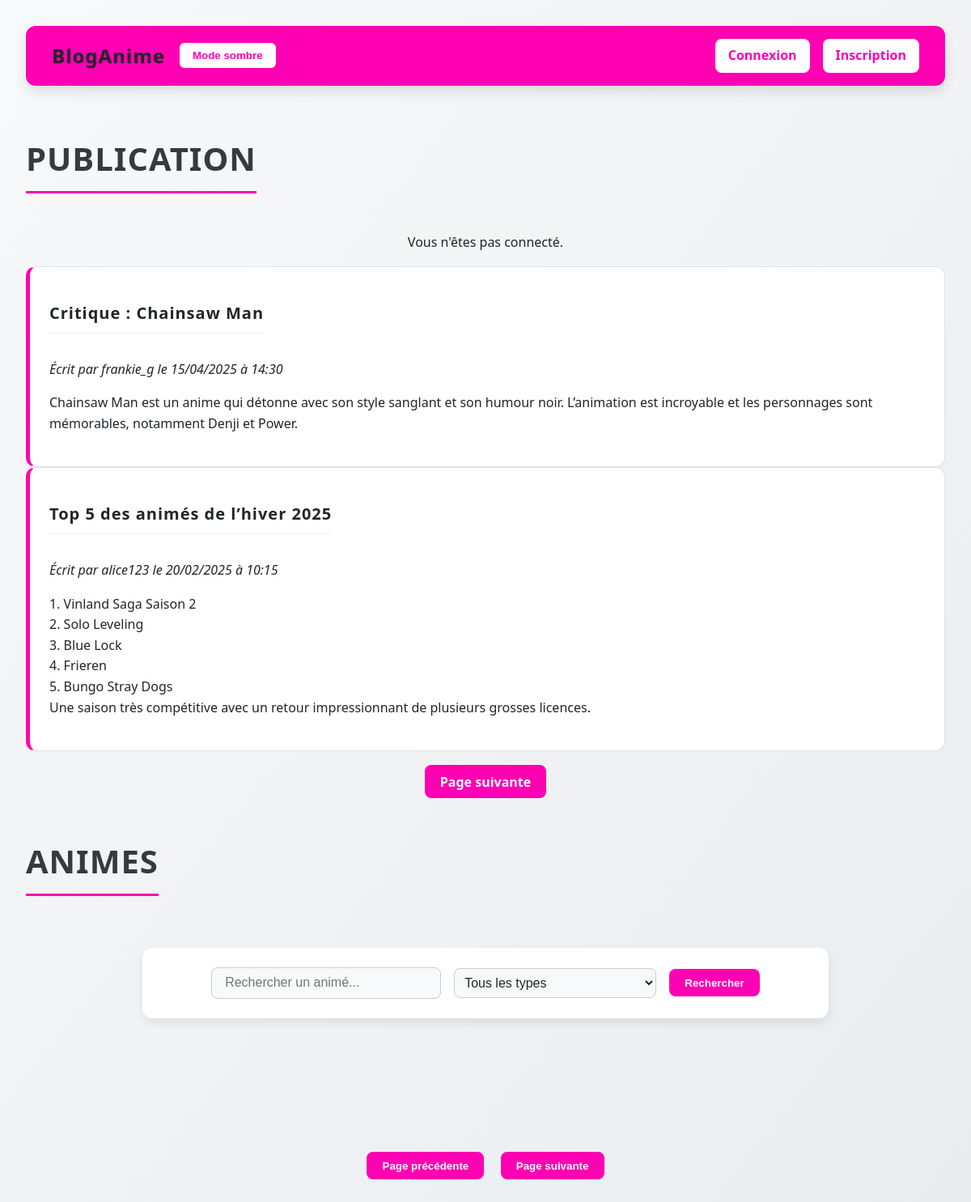
The page / on the database its author committed.
### tables this page shows
CREATE TABLE IF NOT EXISTS `post` (
  `id` int NOT NULL AUTO_INCREMENT,
  `title` varchar(255) NOT NULL,
  `content` text NOT NULL,
  `authorId` int NOT NULL,
  `createdAt` datetime DEFAULT CURRENT_TIMESTAMP,
  PRIMARY KEY (`id`),
  KEY `authorId` (`authorId`)
);

CREATE TABLE IF NOT EXISTS `user` (
  `id` int NOT NULL AUTO_INCREMENT,
  `userName` varchar(60) NOT NULL,
  `email` varchar(150) NOT NULL,
  `password` varchar(255) NOT NULL,
  `is_admin` tinyint(1) DEFAULT '0',
  PRIMARY KEY (`id`)
);

### PostController.php (called while the page is built, shortened)
<?php
require_once 'Post.php';
class PostController
{
    private PDO $db;
    public function __construct()
    {
        $host = "localhost";
        $dbName = "anime";
        $port = 3306;
        $userName = "root";
        $password = "";
    }
    public function setDb(PDO $db): self
    {
        $this->db = $db;
        return $this;
    }
    public function getPostsByPage(int $offset, int $limit): array
    {
        $stmt = $this->db->prepare("SELECT * FROM post LIMIT :limit OFFSET :offset");
        $stmt->bindParam(':limit', $limit, PDO::PARAM_INT);
        $stmt->bindParam(':offset', $offset, PDO::PARAM_INT);
        $stmt->execute();
        $datas = $stmt->fetchAll(PDO::FETCH_ASSOC);
        $posts = [];
        foreach ($datas as $data) {
            $posts[] = new Post($data);
        }
        return $posts;
    }
}

### Post.php (called while the page is built, shortened)
<?php
class Post
{
    private string $title;
    private string $content;
    private int $authorId;
    private string $createdAt;
    public function __construct(array $data)
    {
        $this->title = $data['title'];
        $this->content = $data['content'];
        $this->authorId = $data['authorId'];
    }
    public function hydrate(array $data): void
    {
        foreach ($data as $key => $value) {
            $method = "set" . ucfirst($key);
        }
    }
    public function getCreatedAt()
    {
        return $this->createdAt;
    }
    public function setCreatedAt($createdAt)
    {
        $this->createdAt = $createdAt;
        return $this;
    }
    public function getAuthorId()
    {
        return $this->authorId;
    }
    public function setAuthorId($authorId)
    {
        $this->authorId = $authorId;
        return $this;
    }
    public function getContent()
    {
        return $this->content;
    }
    public function setContent($content)
    {
        $this->content = $content;
        return $this;
    }
    public function getTitle()
    {
        return $this->title;
    }
    public function setTitle($title)
    {
        $this->title = $title;
        return $this;
    }
    public function setId($id)
    {
        return $this;
    }
}

### UserController.php (called while the page is built, shortened)
<?php
class UserController
{
    private PDO $db;
    public function __construct()
    {
        $host = "localhost";
        $dbName = "anime";
        $port = 3306;
        $userName = "root";
        $password = "";
    }
    public function setDb($db)
    {
        $this->db = $db;
        return $this;
    }
    public function getUserById(int $id): ?User
    {
        $stmt = $this->db->prepare("SELECT * FROM user WHERE id = :id");
        $stmt->bindParam(':id', $id, PDO::PARAM_INT);
        $stmt->execute();
        $data = $stmt->fetch(PDO::FETCH_ASSOC);
        return $data ? new User($data) : null;
    }
}

### User.php (called while the page is built, shortened)
<?php
class User
{
    private string $username;
    public function hydrate(array $data): void
    {
        foreach ($data as $key => $value) {
            $method = 'set' . ucfirst($key);
        }
    }
    public function getUsername(): string
    {
        return $this->username;
    }
    public function setId(int $id): self
    {
        return $this;
    }
    public function setUsername(string $username): self
    {
        $this->username = $username;
        return $this;
    }
    public function setEmail(string $email): self
    {
        return $this;
    }
    public function setPassword(string $password): self
    {
        return $this;
    }
}

### articles.php (the view)
<?php
$page = isset($_GET['page']) ? (int)$_GET['page'] : 1;
$limit = 2;
$offset = ($page - 1) * $limit;
$posts = $postController->getPostsByPage($offset, $limit);
?>
<?php foreach ($posts as $post): ?>
    <div class="post">
        <h2><?= htmlspecialchars($post->getTitle()) ?></h2>
        <p>
            <em>
                Écrit par
                <?php
                $user = $userController->getUserById($post->getAuthorId());
                if ($user) {
                    echo htmlspecialchars($user->getUsername());
                } else {
                    echo "Auteur inconnu";
                }
                ?>
                le <?= date('d/m/Y à H:i', strtotime($post->getCreatedAt())) ?>
            </em>
        </p>
        <p><?= nl2br(htmlspecialchars($post->getContent())) ?></p>
    </div>
<?php endforeach; ?>

### style.css (style rules this page uses)
:root { --bg-color: linear-gradient(to bottom right, #f8f9fa, #e9ecef); --text-color: #212529; --heading-color: #343a40; --box-bg: #ffffff; --input-bg: #f8f9fa; --border-color: #ccc; --highlight: #ff01b3; --post-border: #dee2e6; --navbar-bg: linear-gradient(to right, #ff01b3, #ff01b3); --nav-text: #212529; --nav-bg: white; --form-title: #333; --textarea-border-focus: #ff01b3; --form-button: #ff01b3; --form-button-hover: #ff009a; }
body { font-family: 'Segoe UI', Roboto, Helvetica, Arial, sans-serif; background: var(--bg-color); margin: 0; padding: 2rem; color: var(--text-color); line-height: 1.6; }
h1, h2 { text-align: center; color: var(--heading-color); margin-bottom: 2rem; letter-spacing: 1px; border-bottom: 3px solid var(--highlight); display: inline-block; padding-bottom: 0.5rem; }
h2 { font-size: 2rem; }
.post { background-color: var(--box-bg); border: 1px solid var(--post-border); border-left: 5px solid var(--highlight); border-radius: 12px; padding: 1.5rem; transition: transform 0.2s ease, box-shadow 0.2s ease; }
.post h2 { font-size: 1.25rem; margin-bottom: 1rem; color: var(--text-color); border-bottom: 1px solid #eee; padding-bottom: 0.5rem; }
.post p { font-size: 1rem; color: var(--text-color); }

### rows shown on the page
post: title "Critique : Chainsaw Man", authorId.userName "frankie_g", createdAt "15/04/2025 à 14:30", content "Chainsaw Man est un anime qui détonne avec son style sanglant et son humour noir. L’animation est incroyable et les personnages sont mémorables, notamment Denji et Power."
post: title "Top 5 des animés de l’hiver 2025", authorId.userName "alice123", createdAt "20/02/2025 à 10:15", content "1. Vinland Saga Saison 2 2. Solo Leveling 3. Blue Lock 4. Frieren 5. Bungo Stray Dogs Une saison très compétitive avec un retour impressionnant de plusieurs grosses licences."
